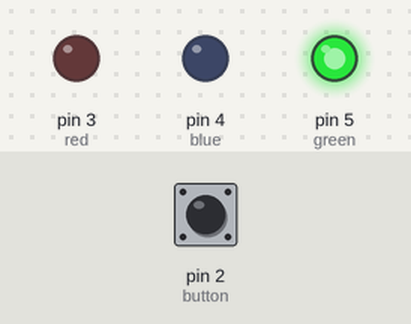
Bench run of a sketch on a simulated Arduino Uno, built with avr-gcc and run on an emulated ATmega328P. Shown: output pins drawn as LEDs (lit = HIGH). Dashed ring = blinking. The test bench sets the inputs (shaded band); at power-on: pin 2 (button) LOW.

Above: at 1.2 s.
1.3 s: pin 2 (button) pulled HIGH for 0.15 s
At 1.7 s:
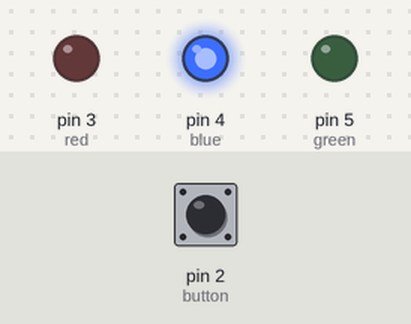
3.8 s: pin 2 (button) pulled HIGH for 3.2 s
At 4.7 s:
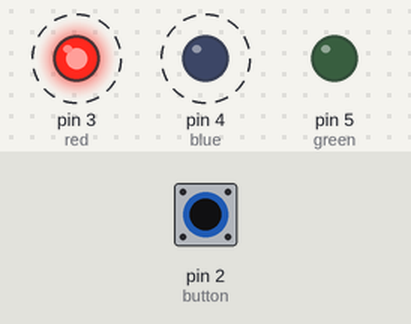
Timing chart, 0 to 9.3 s (numbered marks = the images above; inputs shaded):
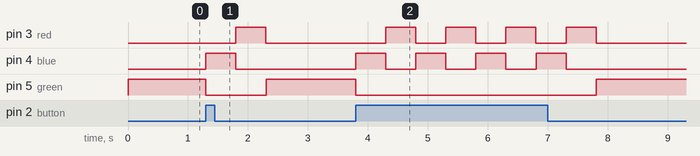

The sketch:

1.ino
```cpp
// C++ code
//
int green = 5;
int blue = 4;
int red = 3;
int button = 2;
void setup()
{
  pinMode(green, OUTPUT);
  pinMode(blue, OUTPUT);
  pinMode(red, OUTPUT);
  pinMode(button, INPUT);
  digitalWrite(green, HIGH);

}

void loop()
{
  if(digitalRead(button) == HIGH){
    digitalWrite(green, LOW);
  	digitalWrite(blue, HIGH);
    delay(500);
    digitalWrite(blue, LOW);
    digitalWrite(red, HIGH);
    delay(500);
    digitalWrite(red, LOW);
  }else{
    digitalWrite(green, HIGH);
  }

}
```

Measured:
- after the input at 1.3 s, pin 3 (red): LOW → HIGH after 0.50 s, → LOW 0.50 s later; pin 4 (blue): LOW → HIGH at once, → LOW 0.50 s later; pin 5 (green): HIGH → LOW at once, → HIGH 1.0 s later
- after the input at 3.8 s, pin 3 (red): alternates HIGH for 0.50 s and LOW for 0.50 s, 8 changes in all, then stays LOW, starting after 0.50 s; pin 4 (blue): alternates HIGH for 0.50 s and LOW for 0.50 s, 8 changes in all, then stays LOW, starting at once; pin 5 (green): HIGH → LOW at once, → HIGH 4.0 s later
